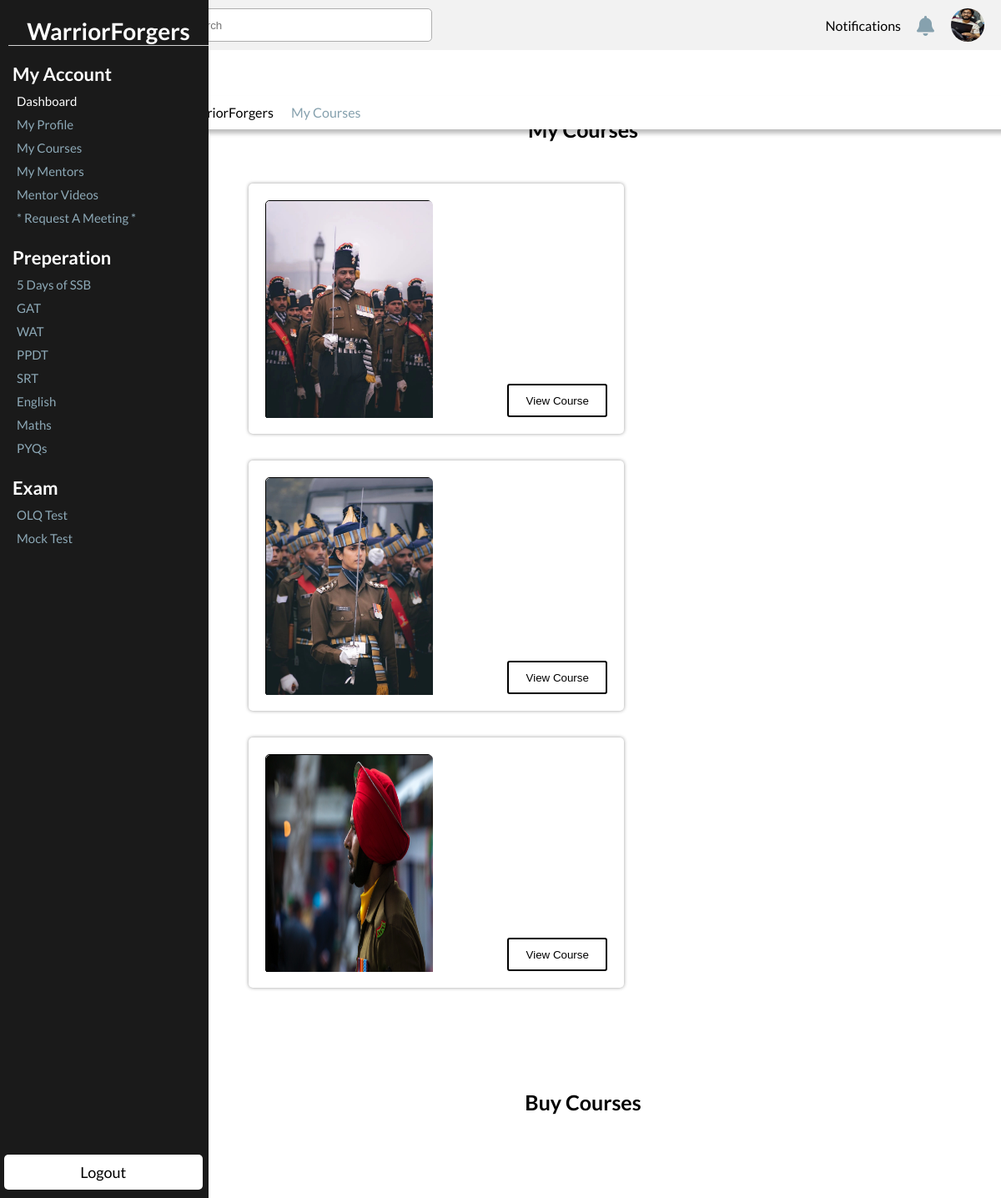
Page /dashboard/my_courses (signed in) on the earlier database version.
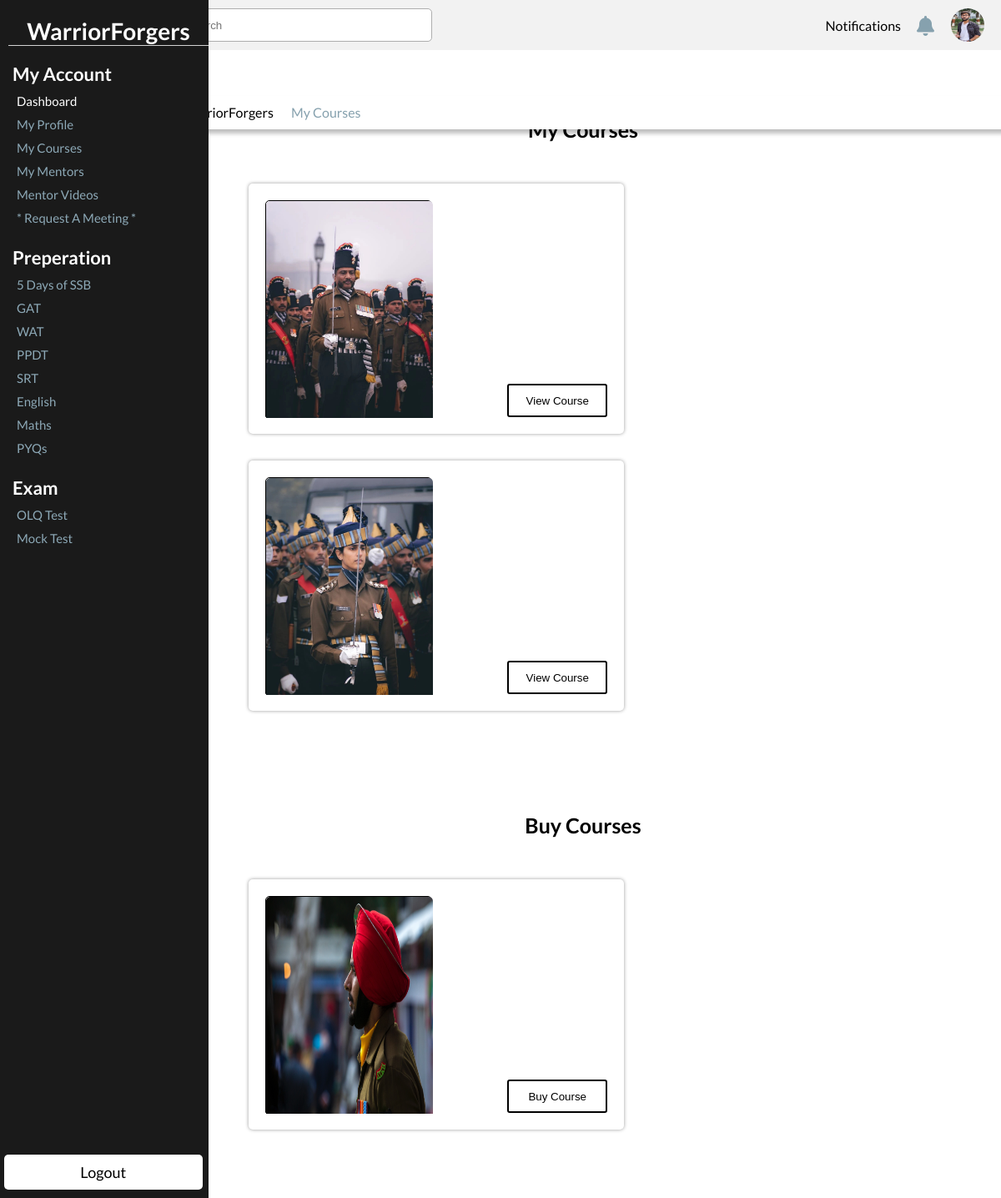
Same page on the later database version.
### accounts/models.py (models this page shows, shortened)
class Student(User):
    gender_choices = (
        ("Male", "Male"),
        ("Female", "Female"),
        ("Other", "Other"),
    )
    field_type_choices = (
        ("Commisioned Officer", "Commisioned Officer"),
        ("Non-Commisioned Officer", "Non-Commisioned Officer")
    )
    field_of_interest_choices = (
        ("NDA", "NDA"),
        ("CDS", "CDS"),
        ("Territorial Army", "Territorial Army"),
    )
    mobile_number = models.CharField(max_length=10, blank=True)
    registration_score = models.FloatField(default=0)
    olq_score = models.FloatField(default=0)
    mock_test_score = models.FloatField(default=0)
    age = models.IntegerField(default=0)
    gender = models.CharField(max_length=10, blank=True, choices=gender_choices)
    highschool_score = models.IntegerField(default=0)
    intermediate_score = models.IntegerField(default=0)
    profile_pic = models.ImageField(upload_to='media/student_pics', blank=True)
    field_type = models.CharField(max_length=100, choices=field_type_choices, blank=True)
    field_of_interest = models.CharField(max_length=100, choices=field_of_interest_choices, blank=True)
    mentors = models.ManyToManyField('Mentor', blank=True)
    courses = models.ManyToManyField('Course', blank=True)
    is_registered = models.BooleanField(default=False)
    class Meta:
        verbose_name_plural = "Students"

class Course(models.Model):
    name = models.CharField(max_length=100)
    description = models.CharField(max_length=1000)
    price = models.IntegerField(default=0)
    image = models.ImageField(upload_to='media/course_pics', blank=True)
    students = models.ManyToManyField('Student', blank=True)
    mentors = models.ManyToManyField('Mentor', blank=True)
    class Meta:
        verbose_name_plural = "Courses"

### dashboard/views.py (the view)
# urls.py: path('my_courses', views.my_courses, name='my_courses'),
@login_required(login_url='/accounts/login')
def my_courses(request):
    user = request.user
    student = get_object_or_404(Student, user_ptr=user)
    courses = student.courses.all()
    left_courses = Course.objects.exclude(id__in=courses)
    parameters = {
        'student': student,
        'courses': courses,
        'left_courses': left_courses
    }
    return render(request, 'dashboard/student/my_courses.html', parameters)

### templates/dashboard/student/my_courses.html (shortened to what this page needs)
{% extends 'dashboard/student/base.html' %}
{% load static %}
{% block page %}
My Courses
{% endblock %}
{% block mylink %}
<link rel="stylesheet" href="{% static 'css/dashboard/my_courses.css' %}">
{% endblock %}
{% block main %}
<div class="main-container">
    <h1>My Courses</h1>
    <div class="test-selector">
        {% for course in courses %}
        <div class="card">
            <div class="card-content">
                <div class="course_img">
                    <img src="{{ course.image.url }}" alt="course">
                </div>
                <div class="btn">
                    <button class="view_course">View Course</button>
                </div>
            </div>
        </div>
        {% endfor %}
    </div>
    <h1>Buy Courses</h1>
    <div class="test-selector">
        {% for left_course in left_courses %}
        <div class="card">
            <div class="card-content">
                <div class="course_img">
                    <img src="{{ left_course.image.url }}" alt="course">
                </div>
                <div class="btn">
                    <a href="{% url 'buy_course' left_course.id %}" style="text-decoration: none;">
                        <button class="view_course" onclick="return confirm('Are you sure you want to Buy This Course?');">Buy Course</button>
                    </a>
                </div>
            </div>
        </div>
        {% endfor %}
    </div>
</div>
{% endblock %}

### templates/dashboard/student/base.html (shortened to what this page needs)
{% load static %}
<!DOCTYPE html>
<html lang="en">
<head>
    <link rel="stylesheet" href="{% static 'css/dashboard/dashboard.css' %}">
    <link rel="stylesheet" href="{% static 'css/dashboard/dashboard_mobile.css' %}">
    {% block mylink %}
    {% endblock %}
</head>
<body>
    <header>
        <div class="navbar">
            <input type="text" class="search-bar" placeholder="Search" id="search-bar">
            {% if student.profile_pic %}
            <img src="{{ student.profile_pic.url }}" class="profile-icon" alt="{% static 'img/dashboard/images.png' %}">
            {% else %}
            <img src="{% static 'img/dashboard/images.png' %}" class="profile-icon" alt="Profile">
            {% endif %}
            <span class="noti-txt">Notifications</span>
            <span class="notification-icon"><i class="fa-sharp fa-solid fa-bell fa-xl"></i></span>
        </div>
        <div class="locater">
            <span><a href="#" id="main">WarriorForgers</a></span>
            <span><img src="{% static 'img/dashboard/arrow.png' %}" id="arrow"></span>
            <span id="navigator">
                {% block page %}
                {% endblock %}
            </span>
        </div>
    </header>
    <aside id="aside">
        <div class="nav">
            <ul class="nav-side">
                <li class="name">WarriorForgers</li>
                <li class="nav-heading">My Account</li>
                <ul class="sub-fields">
                    <li><a href="{% url 'dashboard' %}" id="active">Dashboard</a></li>
                    <li><a href="{% url 'my_profile' %}">My Profile</a></li>
                    <li><a href="{% url 'my_courses' %}">My Courses</a></li>
                    <li><a href="{% url 'my_mentors' %}">My Mentors</a></li>
                    <li><a href="{% url 'mentor_videos' %}">Mentor Videos</a></li>
                    <li><a href="{% url 'request_meeting' %}">* Request A Meeting *</a></li>
                </ul>
                <li class="nav-heading">Preperation</li>
                <ul class="sub-fields">
                    <li><a href="{% url 'ssb_info' %}">5 Days of SSB</a></li>
                    <li><a href="">GAT</a></li>
                    <li><a href="">WAT</a></li>
                    <li><a href="">PPDT</a></li>
                    <li><a href="">SRT</a></li>
                    <li><a href="">English</a></li>
                    <li><a href="">Maths</a></li>
                    <li><a href="">PYQs</a></li>
                </ul>
                <li class="nav-heading">Exam</li>
                <ul class="sub-fields">
                    <li><a href="{% url 'olq_test' %}">OLQ Test</a></li>
                    <li><a href="{% url 'mock_test' %}">Mock Test</a></li>
                </ul>
            </ul>
            <div class="logout">
                <a href="{% url 'logout' %}" class="logout-btn">Logout</a>
            </div>
        </div>
    </aside>
    <main>
        {% block main %}
        {% endblock %}
    </main>
</body>
</html>

### static/css/dashboard/dashboard.css (style rules this page uses)
* { margin: 0; padding: 0; box-sizing: border-box; }
html { font-family: "Lato", sans-serif; scroll-behavior: smooth; }
.navbar { background-color: #f2f2f2; height: 60px; display: flex; align-items: center; padding: 0 20px; width: 83.5%; float: right; overflow-x: hidden; position: fixed; right: 0; z-index: 1; }
.navbar .search-bar { width: 300px; height: 40px; border: 0.5px solid #aeaeae; border-radius: 5px; padding: 5px; }
.navbar .profile-icon, .notification-icon { position: absolute; right: 0; }
.navbar .profile-icon { right: 20px; height: 40px; width: 40px; border-radius: 50%; transition: all 0.2s; }
.navbar .notification-icon { color: #86a1ae; right: 80px; transition: all 0.3s; }
.noti-txt { position: absolute; right: 120px; }
aside { position: fixed; top: 0; left: 0; height: 100%; width: 250px; background-color: #1a1a1a; transition: all 0.5s ease; height: 100%; overflow-y: auto; z-index: 100; }
.nav-side .name { padding: 20px 0px; text-align: center; margin-left: 10px; padding-bottom: 0px; padding-top: 20px; font-size: 28px; border-bottom: #d2d2d2 solid 1px; color: #fff; font-weight: 600; }
li.nav-heading { text-align: left; margin-left: 15px; padding-bottom: 5px; padding-top: 20px; font-size: 22px; color: #fff; font-weight: 600; }
ul.nav-side { list-style: none; font-size: 15px; }
li { padding: 5px 0px; text-align: left; }
li a { text-decoration: none; color: #8da9b7; }
.sub-fields li a { color: #8da9b7; padding-left: 20px; }
.logout .logout-btn { background-color: #ffffff; border-radius: 5px; text-decoration: none; border: none; color: #000000; padding: 10px 0px; width: 95%; font-size: 18px; cursor: pointer; transition: all 0.5s ease; text-align: center; position: absolute; left: 5px; right: 5px; bottom: 10px; }
#active { color: white; }
.locater { position: fixed; left: 16.5%; top: 10%; text-decoration: none; z-index: 1; background-color: #fff; top: 8%; padding: 10px 20px; height: 40px; width: 84%; box-shadow: 0px 5px 5px rgba(0, 0, 0, 0.259); }
#main { text-decoration: none; color: #000000; }
#arrow { height: 15px; width: 15px; position: relative; top: 2px; }
#navigator { position: relative; left: 0px; color: #86a1ae; }
.main-container { position: relative; width: 83.5%; float: right; top: 100px; right: 0; z-index: -1; }
.test-selector { display: flex; justify-content: space-between; width: 80%; margin: 50px auto; }
.card-content { padding: 20px; display: flex; }
.view_course { width: 120px; height: 40px; border: 2px solid #000; background-color: #fff; border-radius: 3px; margin-left: 90px; margin-top: 220px; cursor: pointer; }
.course_img { width: 200px; height: 260px; border-top-left-radius: 5px; border-top-right-radius: 5px; border: 1px solid black; }
img { width: 200px; height: 260px; border-top-left-radius: 5px; border-top-right-radius: 5px; }
h1 { text-align: center; padding-top: 40px; font-size: 25px; }

### static/css/dashboard/my_courses.css (style rules this page uses)
.test-selector { display: flex; flex-wrap: wrap; justify-content: space-between; width: 80%; margin: 50px auto; }
.card { width: 30%; margin-bottom: 2em; background-color: #f7f7f7; border-radius: 5px; box-shadow: 0 0 10px rgba(0, 0, 0, 0.458); }
.card { width: 450px; height: 300px; background-color: #fff; border-radius: 5px; box-shadow: 0 0 4px rgba(0, 0, 0, 0.395); }
.card-content { padding: 20px; display: flex; }
.view_course { width: 120px; height: 40px; border: 2px solid #000; background-color: #fff; border-radius: 3px; margin-left: 90px; margin-top: 220px; cursor: pointer; }
.course_img { width: 200px; height: 260px; border-top-left-radius: 5px; border-top-right-radius: 5px; border: 1px solid black; }
img { width: 200px; height: 260px; border-top-left-radius: 5px; border-top-right-radius: 5px; }
h1 { text-align: center; padding-top: 40px; font-size: 25px; }

Differences in the rows shown:
changed Student: profile_pic: a different picture
